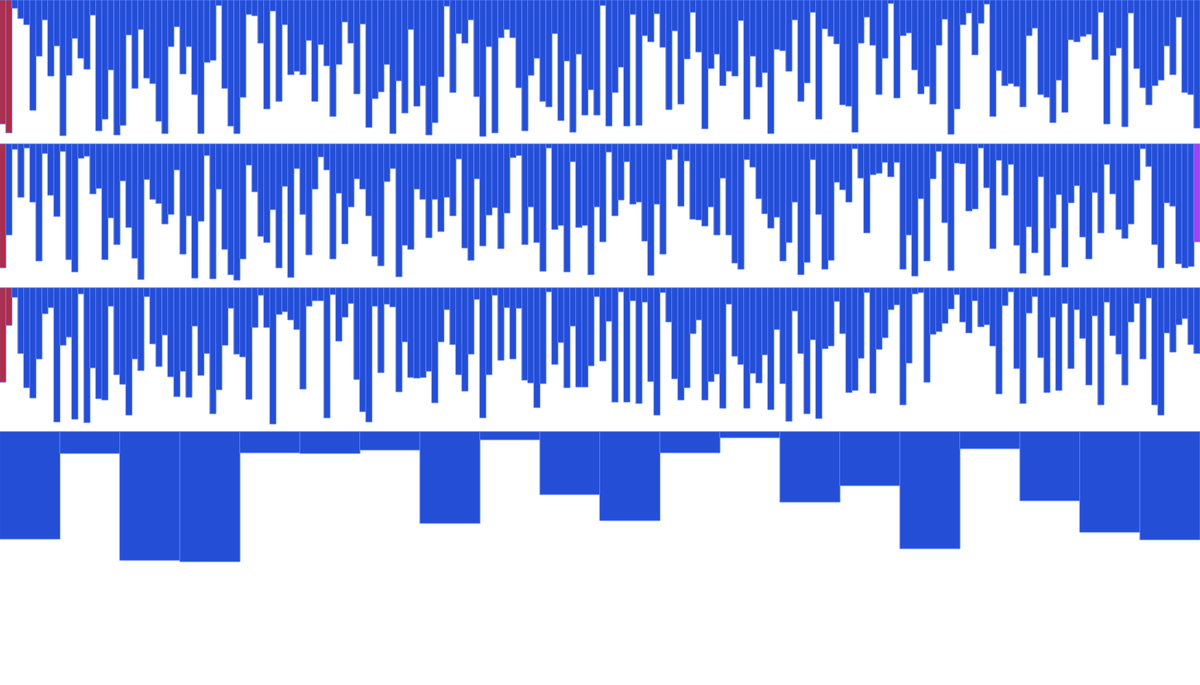
Frame 1 (no input)
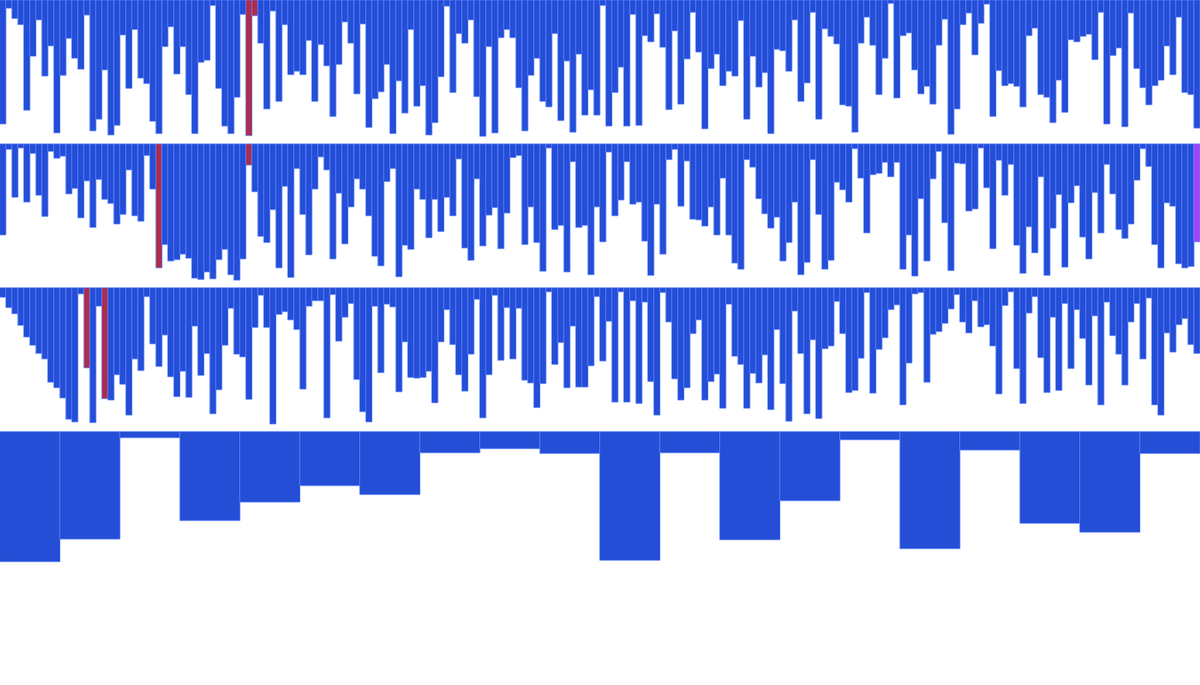
Frame 60 (no input)
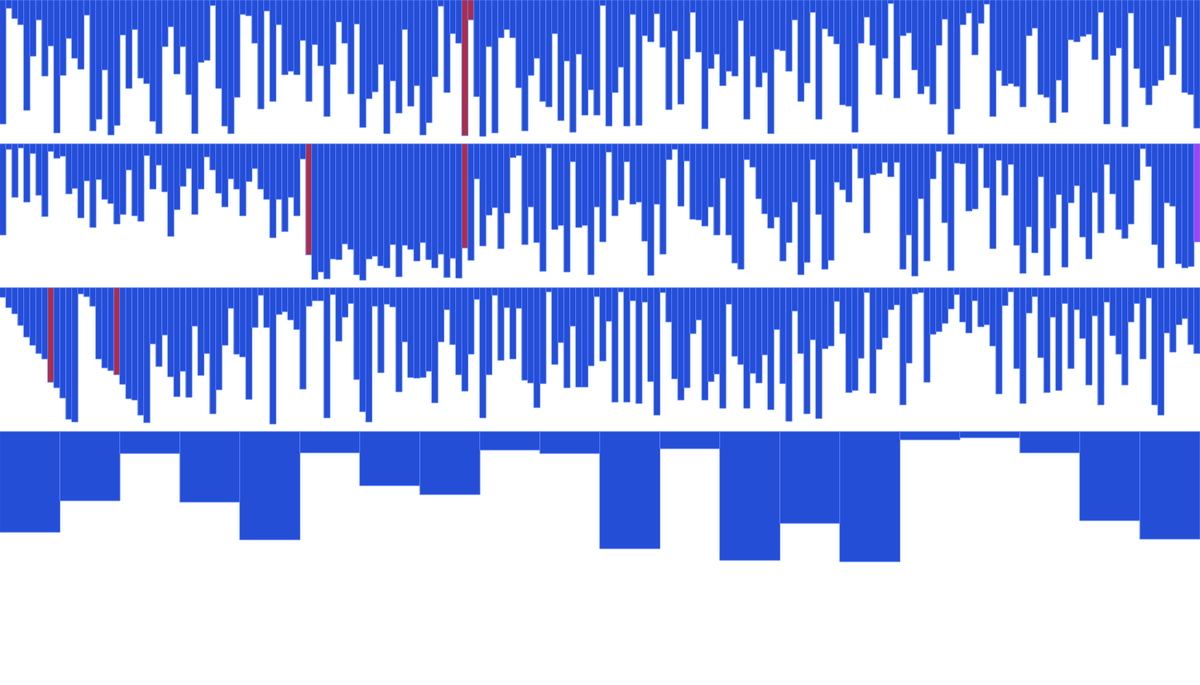
Frame 120 (the mouse pressed at the canvas centre since frame 60)

The p5.js sketch that drew these frames (run headless with seeded random() and noise() and a simulated clock; from frame 60 on, the mouse is pressed at the canvas centre):

// p5.js sketch
// ── sketch.js
/** @type {Graph} */
let graph;
let graph2;
let graph3;
let graph4;

function setup() {
  createCanvas(1750, 1000);
  defaultColor = color(36, 78, 214);

  graph = new Graph(200, 1750, 200, 5);
  graph2 = new Graph(200, 1750, 200, 5, 210);
  graph3 = new Graph(200, 1750, 200, 5, 420);
  graph4 = new Graph(20, 1750, 200, 5, 630);

  let data = {
    graph: graph,
  };
  let data2 = {
    graph: graph2,
  };
  let data3 = {
    graph: graph3,
  };
  let data4 = {
    graph: graph4,
  };

  bubbleSort(data);
  quickSort(data2);
  mergeSort(data3);
  bogoSort(data4);
}

function draw() {
  background(255);

  graph.draw();
  graph2.draw();
  graph3.draw();
  graph4.draw();
}

// ── algorithms.js
let pivotColor;
let selectedColor;
let sortedColor;

let stepDelay = 50;

function delay(ms) {
  return new Promise((resolve) => setTimeout(resolve, ms));
}
function swap(list, left, right) {
  let temp = list[left];
  list[left] = list[right];
  list[right] = temp;
}

async function mergeSort(/** @type {{graph: Graph}} */ data) {
  selectedColor = color(173, 45, 75);
  sortedColor = color(235, 164, 52);
  let temp = new Array(data.graph.bars.length);

  async function mergeSort_(arr, temp, leftStart, rightEnd) {
    if (leftStart >= rightEnd) return;
    let middle = Math.floor((leftStart + rightEnd) / 2);
    await mergeSort_(arr, temp, leftStart, middle);
    await mergeSort_(arr, temp, middle + 1, rightEnd);

    let leftEnd = middle;
    let rightStart = middle + 1;
    let size = rightEnd - leftStart + 1;

    let left = leftStart;
    let right = rightStart;
    let index = leftStart;
    while (left <= leftEnd && right <= rightEnd) {
      data.graph.setColor(left, selectedColor);
      data.graph.setColor(right, selectedColor);
      await delay(stepDelay);
      if (arr[left].height <= arr[right].height) {
        temp[index++] = arr[left++].height;
        data.graph.setColor(left - 1, defaultColor);
        data.graph.setColor(right, defaultColor);
      }
      else {
        temp[index++] = arr[right++].height;
        data.graph.setColor(right - 1, defaultColor);
        data.graph.setColor(left, defaultColor);
      }
    }

    while (left <= leftEnd) {
      temp[index++] = arr[left++].height;
    }
    while (right <= rightEnd) {
      temp[index++] = arr[right++].height;
    }

    for (let i = 0; i < size; ++i) {
      arr[i + leftStart].height = temp[i + leftStart];
    }
  }
  await mergeSort_(data.graph.bars, temp, 0, data.graph.bars.length - 1);
  for (let i = 0; i < data.graph.bars.length; ++i)
    data.graph.setColor(i, sortedColor);
}

async function quickSort(/** @type {{graph: Graph}} */ data) {
  selectedColor = color(173, 45, 75);
  sortedColor = color(235, 164, 52);
  pivotColor = color(161, 66, 245);

  async function quickSort_(arr, left, right) {
    if (left == right) {
      data.graph.setColor(right, sortedColor);
    }
    if (left < right) {
      let pivot = await (async (arr, left, right) => {
        let pivot_ = left;
        let i = left;
        while (i < right) {
          data.graph.setColor(pivot_, selectedColor);
          data.graph.setColor(i, selectedColor);
          data.graph.setColor(right, pivotColor);
          await delay(stepDelay);
          if (arr[i].height <= arr[right].height) {
            data.graph.swap(i, pivot_);
            ++pivot_;
            data.graph.setColor(pivot_ - 1, defaultColor);
          }
          ++i;
          data.graph.setColor(pivot_, defaultColor);
          data.graph.setColor(i - 1, defaultColor);
          data.graph.setColor(right, defaultColor);
        }
        data.graph.swap(pivot_, right);
        data.graph.setColor(pivot_, sortedColor);
        return pivot_;
      })(arr, left, right);
      await quickSort_(arr, left, pivot - 1);
      await quickSort_(arr, pivot + 1, right);
    }

    return arr;
  }
  quickSort_(data.graph.bars, 0, data.graph.bars.length - 1);
}

async function bubbleSort(/** @type {{graph: Graph}} */ data) {
  selectedColor = color(173, 45, 75);
  sortedColor = color(235, 164, 52);

  let sorted = 1;
  let swapped = false;

  do {
    swapped = false;

    for (let index = 0; index < data.graph.bars.length - sorted; ++index) {
      data.graph.setColor(index, selectedColor);
      data.graph.setColor(index + 1, selectedColor);
      await delay(stepDelay);
      if (data.graph.bars[index].height > data.graph.bars[index + 1].height) {
        data.graph.swap(index, index + 1);
        swapped = true;
      }
      data.graph.setColor(index, defaultColor);
      data.graph.setColor(index + 1, defaultColor);
    }
    data.graph.setColor(data.graph.bars.length - sorted, sortedColor);
    ++sorted;
  } while (swapped);

  for (; sorted < data.graph.bars.length + 1; ++sorted) {
    data.graph.setColor(data.graph.bars.length - sorted, sortedColor);
  }
}

async function bogoSort(/** @type {{graph: Graph}} */ data) {
  sortedColor = color(235, 164, 52);
  var shuffle = function(array) {
    var currentIndex = array.length;
    var temporaryValue, randomIndex;

    // While there remain elements to shuffle...
    while (0 !== currentIndex) {
      // Pick a remaining element...
      randomIndex = Math.floor(Math.random() * currentIndex);
      currentIndex -= 1;

      // And swap it with the current element.
      temporaryValue = array[currentIndex];
      array[currentIndex] = array[randomIndex];
      array[randomIndex] = temporaryValue;
    }

    return array;
  };
  let done = false;
  while (!done) {
    done = true;
    await delay(stepDelay);
    let heights = [];
    for (let i = 0; i < data.graph.bars.length; ++i)
      heights.push(data.graph.bars[i].height);
    shuffle(heights);
    for (let i = 0; i < data.graph.bars.length; ++i)
      data.graph.bars[i].height = heights[i];
    for (let i = 1; i < data.graph.bars.length; ++i) {
      if (data.graph.bars[i].height < data.graph.bars[i - 1].height)
        done = false;
    }
  }
  for (let i = 0; i < data.graph.bars.length; ++i)
    data.graph.setColor(i, sortedColor);
}

// ── graph.js
let defaultColor = undefined;

class Bar {
  constructor(x, y, width, height) {
    this.positionX = x;
    this.positionY = y;
    this.width = width;
    this.height = height;
    this.color = defaultColor;
    this.strokeColor = color(94, 132, 255);
  }
  draw() {
    fill(this.color);
    stroke(this.strokeColor);
    rect(this.positionX, this.positionY, this.width, this.height);
  }
}

class Graph {
  constructor(numBars, width, maxHeight, minHeight, startHeight = 0) {
    let individualWidth = width / numBars;

    /** @type {Bar[]} */
    this.bars = [];

    for (let i = 0; i < numBars; ++i) {
      this.bars.push(
        new Bar(
          i * individualWidth,
          startHeight,
          individualWidth,
          Math.floor(Math.random() * (maxHeight - minHeight) + minHeight),
        ),
      );
    }
  }

  // Accessors
  /** @type {function() : Bar[]} */
  getBars() {
    return this.bars;
  }

  // Utility
  swap(first, second) {
    let tempHeight = this.bars[first].height;
    this.bars[first].height = this.bars[second].height;
    this.bars[second].height = tempHeight;
  }
  setColor(index, color) {
    this.bars[index].color = color;
  }
  draw() {
    for (let i = 0; i < this.bars.length; ++i) {
      this.bars[i].draw();
    }
  }
}
